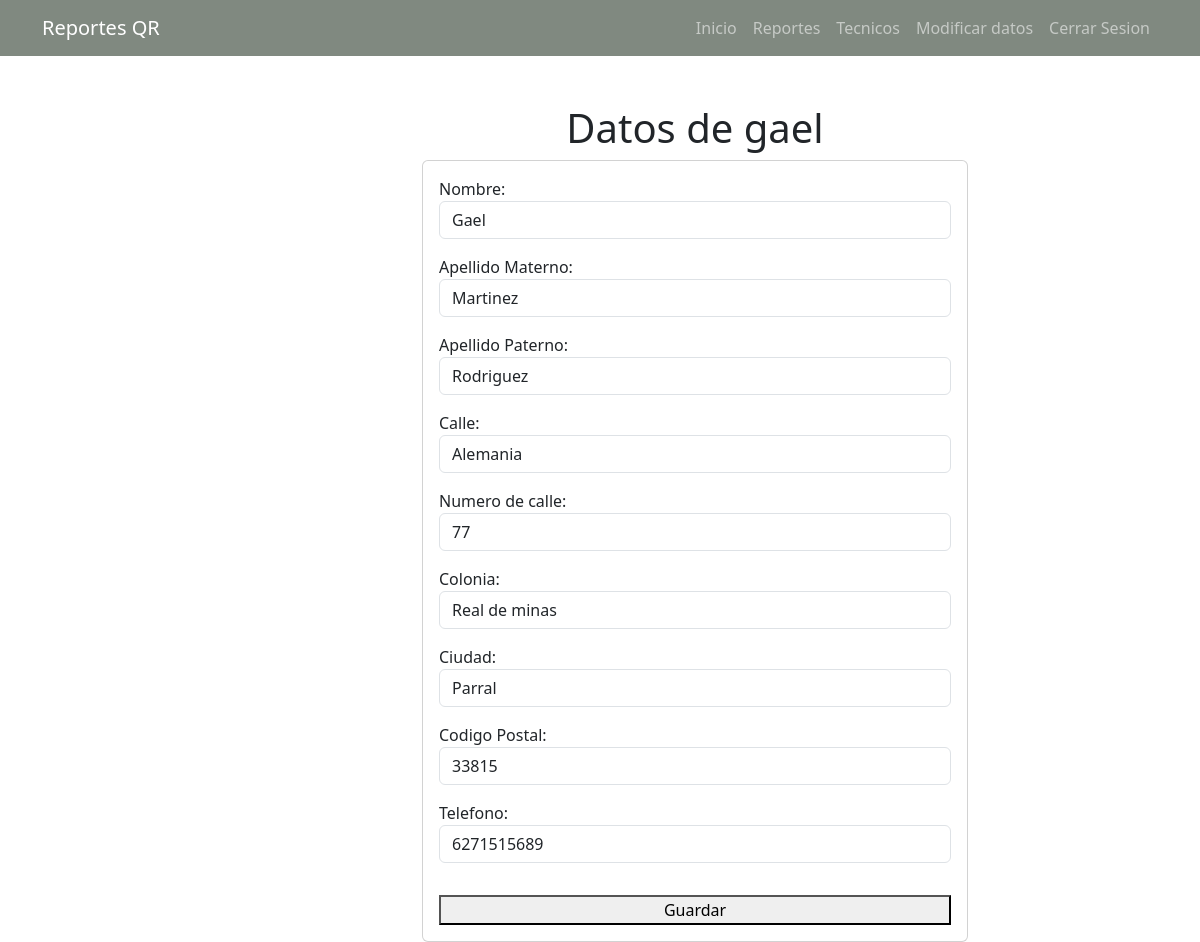
The page /modificar_datos/ (signed in) on the database as committed earlier.
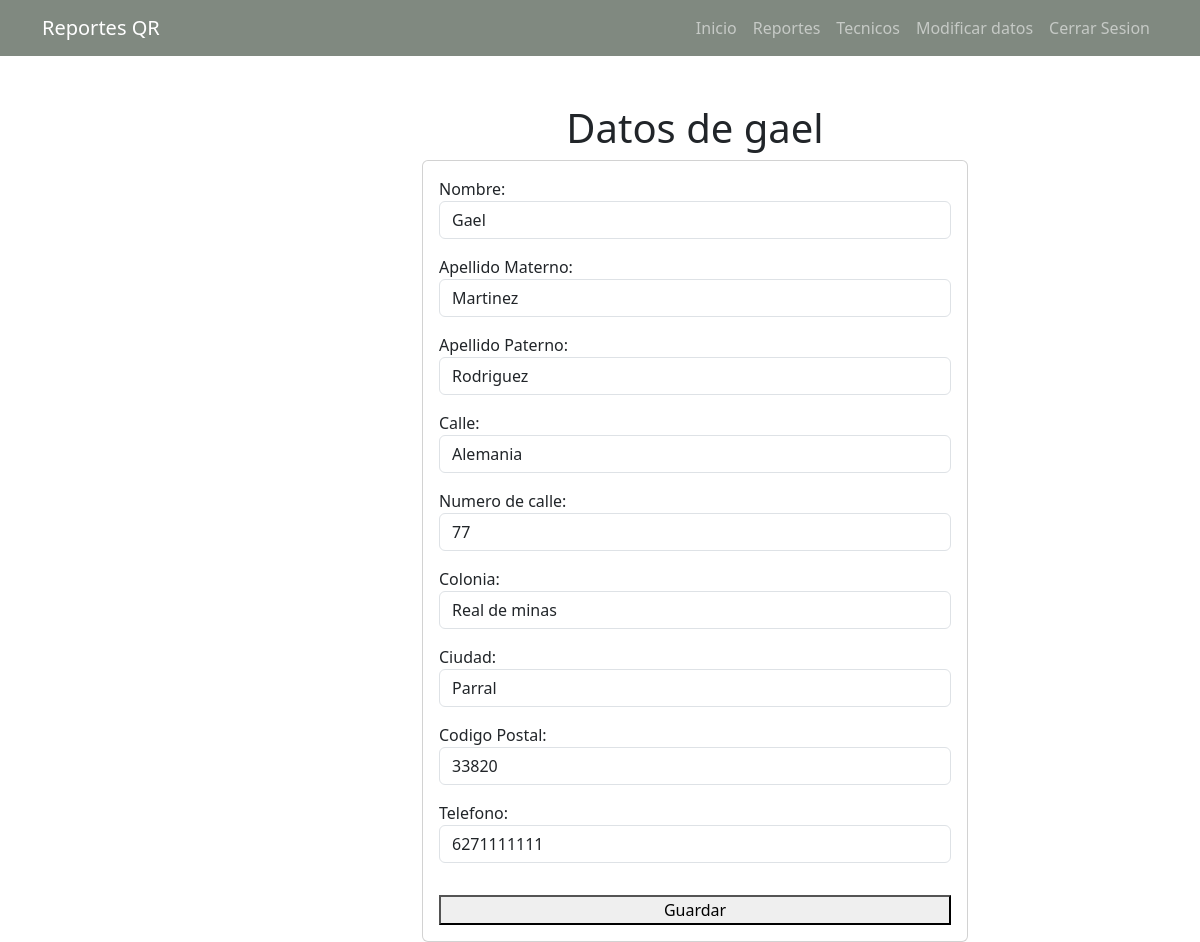
The same page on the database as committed later.
### mantenimientoSLOGIN/models.py (models this page shows, shortened)
class DatosUsuario(models.Model):
    user = models.OneToOneField(User, on_delete=models.CASCADE)
    nombre = models.CharField(max_length=100)
    apellido_materno = models.CharField(max_length=100)
    apellido_paterno = models.CharField(max_length=100)
    calle = models.CharField(max_length=100)
    numero_calle = models.CharField(max_length=100)
    colonia = models.CharField(max_length=100)
    ciudad = models.CharField(max_length=100)
    codigo_postal = models.CharField(max_length=10)
    telefono = models.CharField(max_length=15)
    fecha_registro = models.DateTimeField(auto_now_add=True)
    foto_user = models.ImageField(upload_to='usuarios/', blank=True, null=True)
    rol = models.CharField(max_length=20, choices=ROL_CHOICES, default='usuario')  # Agregar el campo "rol"# Agregar el campo "rol"

### mantenimientoSLOGIN/views.py (the view)
# urls.py: path('modificar_datos/', views.modificar_datos, name='modificar_datos'),
def modificar_datos(request):
    user = request.user
    try:
        datos_usuario = user.datosusuario
    except DatosUsuario.DoesNotExist:
        datos_usuario = None
    if request.method == 'POST':
        form = DatosUsuarioForm(request.POST, instance=datos_usuario)
        if form.is_valid():
            datos_usuario = form.save(commit=False)
            datos_usuario.user = request.user
            datos_usuario.save()
            return redirect('reportes')  # Reemplaza 'reportes' con la URL a la que deseas redirigir después de guardar los datos
    else:
        form = DatosUsuarioForm(instance=datos_usuario)
    return render(request, 'modificar_datos.html', {'form': form})

### mantenimientoSLOGIN/forms.py
class DatosUsuarioForm(forms.ModelForm):
    foto_user = forms.ImageField(label='Foto de Usuario', required=False)
    class Meta:
        model = DatosUsuario
        fields = ('nombre', 'apellido_materno', 'apellido_paterno', 'calle', 'numero_calle', 'colonia', 'ciudad', 'codigo_postal', 'telefono')
        labels = {
            'apellido_materno': 'Apellido Materno',
            'apellido_paterno': 'Apellido Paterno',
            'numero_calle': 'Número de calle',
        }

### mantenimientoSLOGIN/templates/modificar_datos.html (shortened to what this page needs)
{% extends 'base.html' %}
{% block content %}
  <main class="container">
  <div class="row">
      <div class="col-md-6 offset-md-4 mt-5">
          <h1 class="text-center">Datos de {{ user.username }}</h1>
          <form method="POST" action="{% url 'modificar_datos' %}" class="card card-body">
          <div class="mb-3">
            <label for="nombre">Nombre:</label>
            <input type="text" name="nombre" class="form-control" id="nombre" value="{{ form.nombre.value }}">
          </div>
          <div class="mb-3">
            <label for="apellido_materno">Apellido Materno:</label>
            <input type="text" name="apellido_materno" class="form-control" id="apellido_materno" value="{{ form.apellido_materno.value }}">
          </div>
          <div class="mb-3">
            <label for="apellido_paterno">Apellido Paterno:</label>
            <input type="text" name="apellido_paterno" class="form-control" id="apellido_paterno" value="{{ form.apellido_paterno.value }}">
          </div>
          <div class="mb-3">
            <label for="calle">Calle:</label>
            <input type="text" name="calle" class="form-control" id="calle" value="{{ form.calle.value }}">
          </div>
          <div class="mb-3">
            <label for="numero_calle">Numero de calle:</label>
            <input type="text" name="numero_calle" class="form-control" id="numero_calle" value="{{ form.numero_calle.value }}">
          </div>
          <div class="mb-3">
            <label for="colonia">Colonia:</label>
            <input type="text" name="colonia" class="form-control" id="colonia" value="{{ form.colonia.value }}">
          </div>
          <div class="mb-3">
            <label for="ciudad">Ciudad:</label>
            <input type="text" name="ciudad" class="form-control" id="ciudad" value="{{ form.ciudad.value }}">
          </div>
          <div class="mb-3">
            <label for="codigo_postal">Codigo Postal:</label>
            <input type="text" name="codigo_postal" class="form-control" id="codigo_postal" value="{{ form.codigo_postal.value }}">
          </div>
          <div class="mb-3">
            <label for="telefono">Telefono:</label>
            <input type="text" name="telefono" class="form-control" id="telefono" value="{{ form.telefono.value }}">
          </div>
          <button class="submit">Guardar</button>
          </form>
          </div>
  </div>
  </main>
{% endblock %}

### mantenimientoSLOGIN/templates/base.html (shortened to what this page needs)
{% load static %}
<!DOCTYPE html>
<html lang="en">
<head>
    <link rel="stylesheet" href="https://cdn.jsdelivr.net/npm/bootstrap@5.3.1/dist/css/bootstrap.min.css">
    <link rel="stylesheet" href="https://use.fontawesome.com/releases/v6.4.0/css/all.css">
    <link rel="stylesheet" href="{% static 'css/styles.css' %}">
</head>
<body>
    <nav class="navbar navbar-expand-lg navbar-dark navbar-custom">
        <div class="container">
            <a class="navbar-brand" href="/">Reportes QR</a>
            <div class="collapse navbar-collapse" id="navbarNav">
            <ul class="navbar-nav ms-auto">
                <li class="nav-item">
                    <a class="nav-link" href="/">Inicio</a>
                </li>
                {% if user.is_authenticated %}
                <li class="nav-item">
                <a class="nav-link" href="{% url 'reportes' %}">Reportes</a>
                </li>
                <li class="nav-item">
                    <a class="nav-link" href="{% url 'lista_tecnicos' %}">Tecnicos</a>
                </li>
                {% endif %}
                {% if user.is_authenticated and not es_inicio %}
                <li class="nav-item">
                    <a class="nav-link" href="{% url 'modificar_datos' %}">Modificar datos</a>
                </li>
                {% if user.is_authenticated %}
                <li class="nav-item">
                    <a class="nav-link" href="{% url 'logout' %}">Cerrar Sesion</a>
                </li>
                {% endif %}
                {% endif %}
            </ul>
            </div>
        </div>
        </nav>
{% block content %}
{% endblock %}
</body>
</html>

### static/css/styles.css (style rules this page uses)
.navbar-custom { background-color: #707a70e1; }

Rows that differ between the two databases and show on the page:
changed DatosUsuario "Gael": codigo_postal "33815" → "33820"; telefono "6271515689" → "6271111111"
